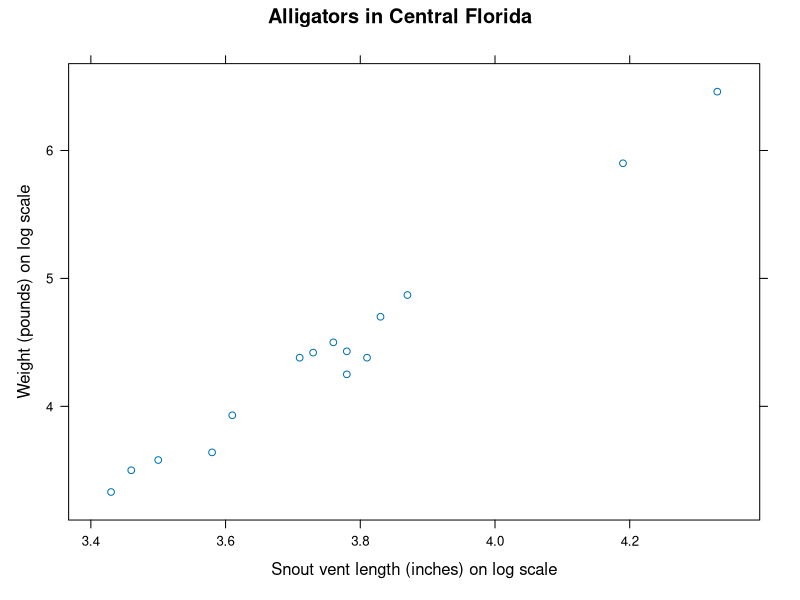
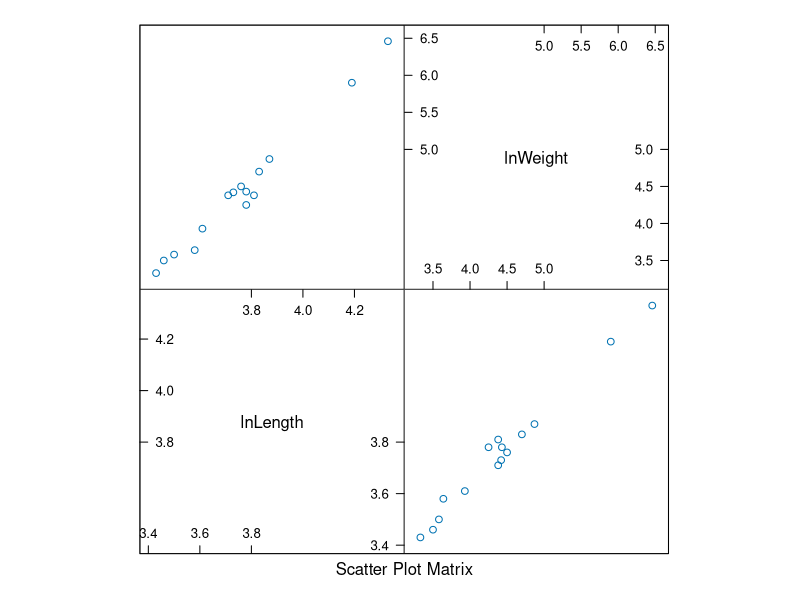
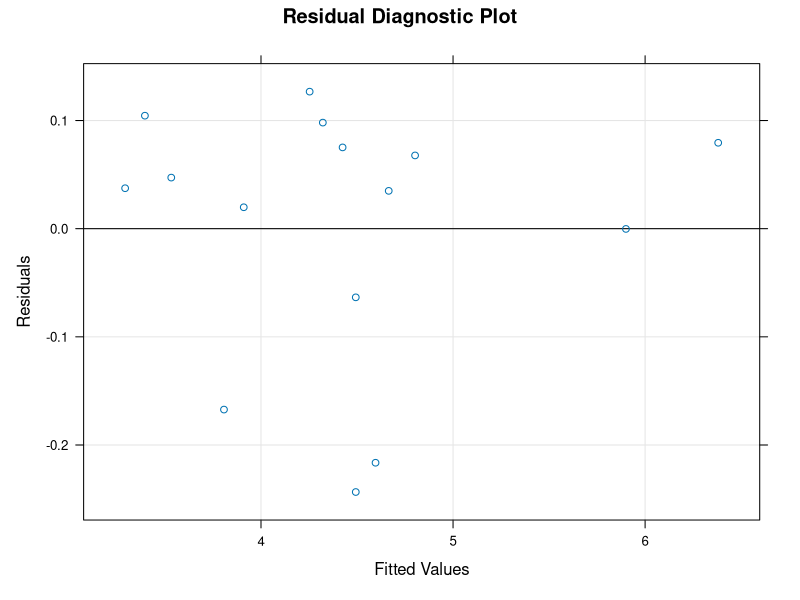
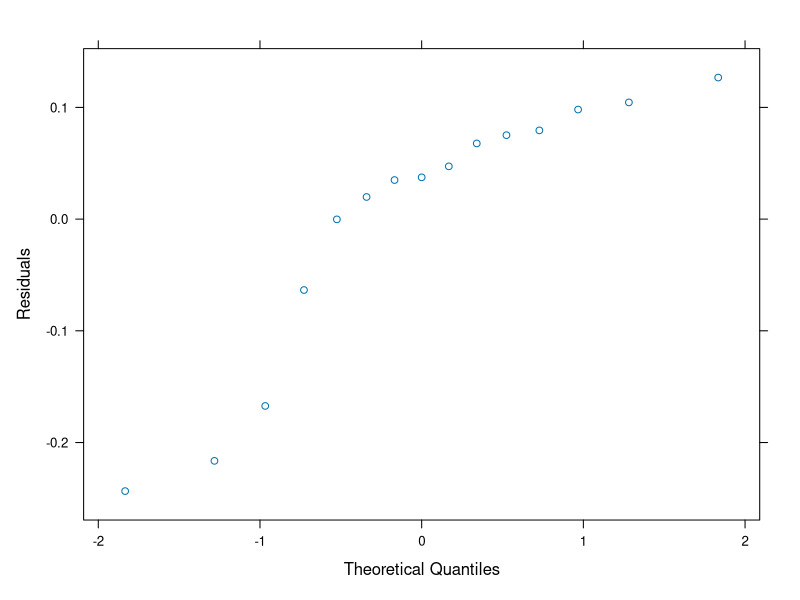

Generate these figures, in order, with R:
## ---- chunk 1
alligator = data.frame(
     lnLength = c(3.87, 3.61, 4.33, 3.43, 3.81, 3.83, 3.46, 3.76, 3.50, 3.58, 4.19, 3.78, 3.71, 3.73, 3.78),
     lnWeight = c(4.87, 3.93, 6.46, 3.33, 4.38, 4.70, 3.50, 4.50, 3.58, 3.64, 5.90, 4.43, 4.38, 4.42, 4.25))
## ---- chunk 2
library(lattice)
xyplot(lnWeight ~ lnLength, data = alligator,
  xlab = "Snout vent length (inches) on log scale",
  ylab = "Weight (pounds) on log scale",
  main = "Alligators in Central Florida")
## ---- chunk 3
splom(alligator)#from Lattice package
## ---- chunk 4
alli.mod1 = lm(lnWeight ~ lnLength, data = alligator)
## ---- chunk 5
summary(alli.mod1)
## ---- chunk 6
xyplot(resid(alli.mod1) ~ fitted(alli.mod1),
  xlab = "Fitted Values",
  ylab = "Residuals",
  main = "Residual Diagnostic Plot",
  panel = function(x, y, ...)
  {
    panel.grid(h = -1, v = -1)
    panel.abline(h = 0)
    panel.xyplot(x, y, ...)
  }
)
## ---- chunk 7
qqmath( ~ resid(alli.mod1),
  xlab = "Theoretical Quantiles",
  ylab = "Residuals"
)
